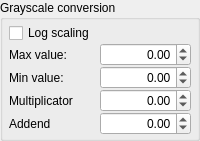
                <widget class="QGroupBox" name="groupBox_3">
                 <property name="title">
                  <string>Grayscale conversion</string>
                 </property>
                 <layout class="QVBoxLayout" name="verticalLayout_6">
                  <property name="spacing">
                   <number>0</number>
                  </property>
                  <property name="leftMargin">
                   <number>6</number>
                  </property>
                  <property name="topMargin">
                   <number>3</number>
                  </property>
                  <property name="rightMargin">
                   <number>6</number>
                  </property>
                  <property name="bottomMargin">
                   <number>3</number>
                  </property>
                  <item>
                   <widget class="QCheckBox" name="checkBox_logScaling">
                    <property name="text">
                     <string>Log scaling</string>
                    </property>
                   </widget>
                  </item>
                  <item>
                   <layout class="QHBoxLayout" name="horizontalLayout_6">
                    <item>
                     <widget class="QLabel" name="label_4">
                      <property name="text">
                       <string>Max value: </string>
                      </property>
                     </widget>
                    </item>
                    <item>
                     <widget class="QDoubleSpinBox" name="doubleSpinBox_signalMax">
                      <property name="styleSheet">
                       <string notr="true"/>
                      </property>
                      <property name="alignment">
                       <set>Qt::AlignRight|Qt::AlignTrailing|Qt::AlignVCenter</set>
                      </property>
                      <property name="decimals">
                       <number>2</number>
                      </property>
                      <property name="minimum">
                       <double>-10000000000000000.000000000000000</double>
                      </property>
                      <property name="maximum">
                       <double>10000000000000000.000000000000000</double>
                      </property>
                      <property name="singleStep">
                       <double>5.000000000000000</double>
                      </property>
                     </widget>
                    </item>
                   </layout>
                  </item>
                  <item>
                   <layout class="QHBoxLayout" name="horizontalLayout_7">
                    <item>
                     <widget class="QLabel" name="label_5">
                      <property name="text">
                       <string>Min value: </string>
                      </property>
                     </widget>
                    </item>
                    <item>
                     <widget class="QDoubleSpinBox" name="doubleSpinBox_signalMin">
                      <property name="styleSheet">
                       <string notr="true"/>
                      </property>
                      <property name="alignment">
                       <set>Qt::AlignRight|Qt::AlignTrailing|Qt::AlignVCenter</set>
                      </property>
                      <property name="decimals">
                       <number>2</number>
                      </property>
                      <property name="minimum">
                       <double>-10000000000000000.000000000000000</double>
                      </property>
                      <property name="maximum">
                       <double>10000000000000000.000000000000000</double>
                      </property>
                      <property name="singleStep">
                       <double>5.000000000000000</double>
                      </property>
                     </widget>
                    </item>
                   </layout>
                  </item>
                  <item>
                   <layout class="QHBoxLayout" name="horizontalLayout_8">
                    <item>
                     <widget class="QLabel" name="label_6">
                      <property name="text">
                       <string>Multiplicator</string>
                      </property>
                     </widget>
                    </item>
                    <item>
                     <widget class="QDoubleSpinBox" name="doubleSpinBox_signalMultiplicator">
                      <property name="styleSheet">
                       <string notr="true"/>
                      </property>
                      <property name="alignment">
                       <set>Qt::AlignRight|Qt::AlignTrailing|Qt::AlignVCenter</set>
                      </property>
                      <property name="decimals">
                       <number>2</number>
                      </property>
                      <property name="minimum">
                       <double>-10000000000000000.000000000000000</double>
                      </property>
                      <property name="maximum">
                       <double>10000000000000000.000000000000000</double>
                      </property>
                      <property name="singleStep">
                       <double>0.100000000000000</double>
                      </property>
                      <property name="value">
                       <double>0.000000000000000</double>
                      </property>
                     </widget>
                    </item>
                   </layout>
                  </item>
                  <item>
                   <layout class="QHBoxLayout" name="horizontalLayout_9">
                    <item>
                     <widget class="QLabel" name="label_7">
                      <property name="text">
                       <string>Addend</string>
                      </property>
                     </widget>
                    </item>
                    <item>
                     <widget class="QDoubleSpinBox" name="doubleSpinBox_signalAddend">
                      <property name="styleSheet">
                       <string notr="true"/>
                      </property>
                      <property name="alignment">
                       <set>Qt::AlignRight|Qt::AlignTrailing|Qt::AlignVCenter</set>
                      </property>
                      <property name="decimals">
                       <number>2</number>
                      </property>
                      <property name="minimum">
                       <double>-10000000000000000.000000000000000</double>
                      </property>
                      <property name="maximum">
                       <double>10000000000000000.000000000000000</double>
                      </property>
                      <property name="singleStep">
                       <double>0.100000000000000</double>
                      </property>
                     </widget>
                    </item>
                   </layout>
                  </item>
                 </layout>
                </widget>
